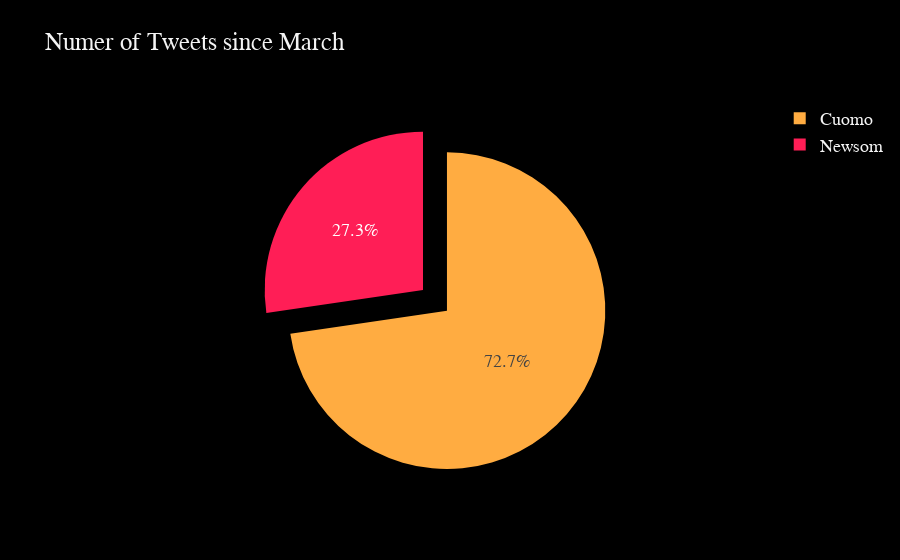

Notebook code cell kept with this figure:
### Markdown cell above
#### Explore Tweets Counts

### Code cell
labels = ['Cuomo','Newsom']
values = [tweets_df['username'].value_counts()[0], tweets_df['username'].value_counts()[1]]

# pull is given as a fraction of the pie radius
fig = go.Figure(data=[go.Pie(labels=labels, values=values, pull=[0.2, 0], marker_colors = ['#ffac41','#ff1e56'])])

fig.update_layout( title="Numer of Tweets since March",
                  paper_bgcolor='#000000', 
                  plot_bgcolor='#000000',
                 font=dict(family="Courier New, monospace",
                            size=18,
                            color="#f4f4f4"))
fig.show()

### Figure 1 — Plotly figure (JSON) as saved in the notebook; plotly's stock layout.template omitted (floating-point values rounded to 4 significant figures)
{"data": [{"labels": ["Cuomo", "Newsom"], "marker": {"colors": ["#ffac41", "#ff1e56"]}, "pull": [0.2, 0], "type": "pie", "values": [548, 206]}], "layout": {"font": {"color": "#f4f4f4", "family": "Courier New, monospace", "size": 18}, "paper_bgcolor": "#000000", "plot_bgcolor": "#000000", "title": {"text": "Numer of Tweets since March"}}}
